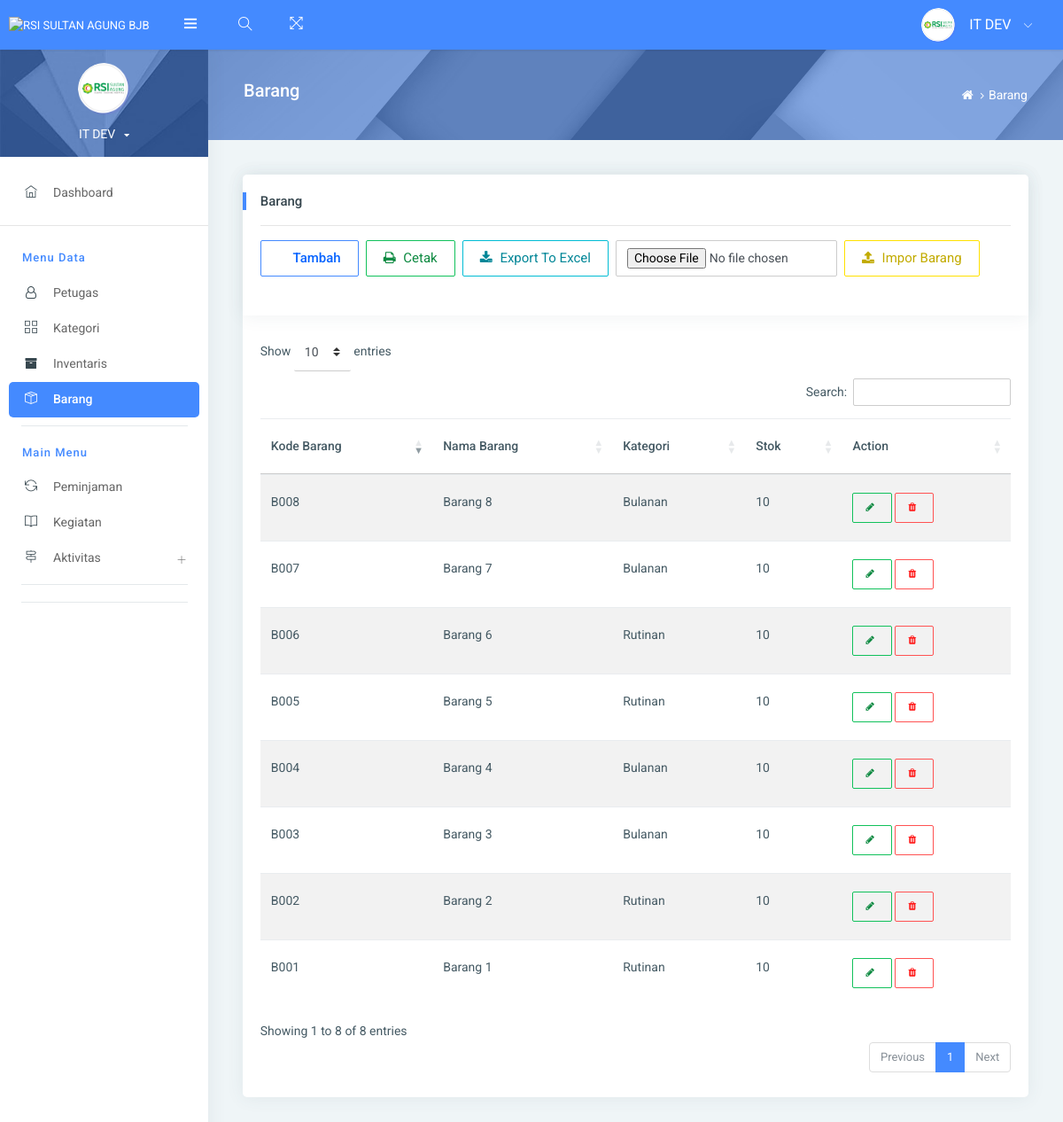
/admin/?page=barang (signed in), run on the app's committed database.
### tables this page shows
CREATE TABLE `barang` (
  `id` int(11) NOT NULL,
  `idKategori` int(11) NOT NULL,
  `kode` varchar(50) NOT NULL,
  `nama` varchar(50) NOT NULL,
  `stok` varchar(250) NOT NULL
);

CREATE TABLE `kategori` (
  `id` int(11) NOT NULL,
  `nama` varchar(50) NOT NULL,
  `keterangan` varchar(250) NOT NULL
);

### barang/show.php (the view, shortened to what this page needs)
<?php
include '../connection.php';
?>
<div class="pcoded-content">
    <div class="page-header">
        <div class="page-block">
            <div class="row align-items-center">
                <div class="col-md-8">
                    <div class="page-header-title">
                        <h5 class="m-b-10">Barang</h5>
                    </div>
                </div>
                <div class="col-md-4">
                    <ul class="breadcrumb-title">
                        <li class="breadcrumb-item">
                            <a href="?page=dashboard"><i class="fa fa-home"></i></a>
                        </li>
                        <li class="breadcrumb-item"><a href="#!">Barang</a></li>
                    </ul>
                </div>
            </div>
        </div>
    </div>
    <div class="pcoded-inner-content">
        <div class="main-body">
            <div class="page-wrapper">
                <div class="page-body">
                    <div class="card">
                        <div class="card-header">
                            <h5>Barang</h5>
                            <hr>
                            <div class="d-flex justify-content-between align-items-center mb-4">
                                <div class="d-flex">
                                    <a href="?page=barangAdd" class="btn waves-effect waves-light btn-primary btn-outline-primary mr-2">
                                        <i class="icofont icofont-user-alt-3"></i>Tambah
                                    </a>
                                    <a href="../barang/print.php" target="_blank" class="btn waves-effect waves-light btn-success btn-outline-success mr-2">
                                        <i class="fa fa-print"></i> Cetak
                                        <a href="../barang/print.php?export_excel=true" class="btn waves-effect waves-light btn-info btn-outline-info mr-2">
                                        <i class="fa fa-download"></i> Export to Excel
                                    </a>
                                    </a>
                                    <form action="?page=barang" method="POST" enctype="multipart/form-data" class="d-flex align-items-center">
                                        <input type="file" name="file" accept=".xlsx, .xls, .csv" class="form-control mr-2" style="width: 250px;" required>
                                        <button type="submit" name="import" class="btn btn-warning btn-outline-warning">
                                            <i class="fa fa-upload"></i> Impor Barang
                                        </button>
                                    </form>
                                </div>
                            </div>
                        </div>
                        <div class="card-block table-border-style">
                            <div class="table-responsive">
                                <table id="datatable" class="table table-hover table-striped">
                                    <thead>
                                        <tr class="text-center">
                                            <th>Kode Barang</th>
                                            <th>Nama Barang</th>
                                            <th>Kategori</th>
                                            <th>Stok</th>
                                            <th>Action</th>
                                        </tr>
                                    </thead>
                                    <tbody id="table-body">
                                        <?php
                                        $result = mysqli_query($con, "
                                            SELECT
                                                barang.id, barang.kode, barang.nama, barang.stok,
                                                kategori.nama as namaKategori
                                            FROM barang
                                            INNER JOIN kategori ON barang.idKategori = kategori.id
                                            ORDER BY kategori.nama ASC
                                        ");
                                        while ($data = mysqli_fetch_array($result)) {
                                        ?>
                                            <tr>
                                                <td><?php echo $data['kode']; ?></td>
                                                <td><?php echo $data['nama']; ?></td>
                                                <td><?php echo $data['namaKategori']; ?></td>
                                                <td><?php echo $data['stok']; ?></td>
                                                <td>
                                                    <a href="?page=barangEdit&id=<?php echo $data['id']; ?>"
                                                    class="btn waves-effect waves-light btn-success btn-outline-success btn-sm">
                                                        <i class="fa fa-pencil"></i>
                                                    </a>
                                                    <a href="javascript:void(0);" onclick="confirmDelete(<?php echo $data['id']; ?>)"
                                                    class="btn waves-effect waves-light btn-danger btn-outline-danger btn-sm">
                                                        <i class="fa fa-trash"></i>
                                                    </a>
                                                </td>
                                            </tr>
                                        <?php } ?>
                                    </tbody>
                                </table>
                            </div>
                        </div>
                    </div>
                </div>
            </div>
        </div>
    </div>
</div>

### data on the page
barang: kode "B007", nama "Barang 7", idKategori.nama "Bulanan", stok "10"
barang: kode "B004", nama "Barang 4", idKategori.nama "Bulanan", stok "10"
barang: kode "B008", nama "Barang 8", idKategori.nama "Bulanan", stok "10"
barang: kode "B003", nama "Barang 3", idKategori.nama "Bulanan", stok "10"
barang: kode "B001", nama "Barang 1", idKategori.nama "Rutinan", stok "10"
barang: kode "B005", nama "Barang 5", idKategori.nama "Rutinan", stok "10"
barang: kode "B002", nama "Barang 2", idKategori.nama "Rutinan", stok "10"
barang: kode "B006", nama "Barang 6", idKategori.nama "Rutinan", stok "10"
